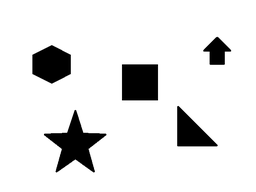
#> input picture t16 - t30/t-26/forms.png, 256 x 192 px, shrunk from 640 x 480 before the run, found by its file name
$ python t-26.py
#> lines starting #> are read from the running program, lines starting #| are printed output that depends on the picture; after the words box and inside, x2 and y2 are one past the last pixel; in counts of white or black regions, pixels touching at a corner belong together
import cv2 as cv
import numpy as np
import random


img = cv.imread("/home/andre/Área de Trabalho/training/codigos/t-26/forms.png", 0)
#> img is the input picture: shape (192, 256); min 0, max 255, mean 228
rows, cols = img.shape[:2]
#> rows = 192; cols = 256
imgGrow = np.zeros((rows, cols, 3), np.uint8)
imgSupport = np.zeros((rows, cols, 1), np.uint8)


objects = 0
r = 0
g = 0
b = 0
for row in range(rows):
    for col in range(cols):
        if img[row, col] == 0 and imgSupport[row, col] == 0:
            objects += 1
            imgSupport[row, col] = 255

            imgGrow[row, col, 2] = r
            imgGrow[row, col, 1] = g
            imgGrow[row, col, 0] = b

            if objects == 0:
                r -= random.randint(0, 256)
                g += random.randint(0, 256)
                b -= random.randint(0, 256)
            if objects%2 == 0:
                r += random.randint(0, 256)
                g -= random.randint(0, 256)
                b += random.randint(0, 256)
            if objects%2 != 0:
                r -= random.randint(0, 256)
                g -= random.randint(0, 256)
                b -= random.randint(0, 256)

            current = 1
            previous = 0

            while current != previous:
                current = previous
                print("I'm growing, patience please.......")
                for row1 in range(rows):
                    for col1 in range(cols):
                        if imgSupport[row1, col1] == 255:
                            for j in range(-1, 2):
                                for i in range(-1, 2):
                                    if img[row1 - j, col1 - i] < 127 and imgSupport[row1 - j, col1 - i] != 255:
                                        imgGrow[row1 - j, col1 - i, 2] = r
                                        imgGrow[row1 - j, col1 - i, 1] = g
                                        imgGrow[row1 - j, col1 - i, 0] = b
                                        imgSupport[row1 - j, col1 - i] = 255
                                        img[row1 - j, col1 - i] = 255
                                        previous += 1
                    cv.imshow("image-growing with random colors scale",imgGrow)
                    cv.imshow("objects", img)
                    cv.waitKey(30)
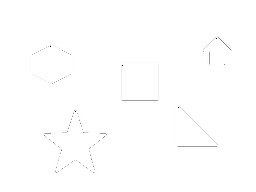
#> img: shape (192, 256); 10.55% of pixels changed, all inside (x1, y1, x2, y2) = (32, 37, 231, 172)
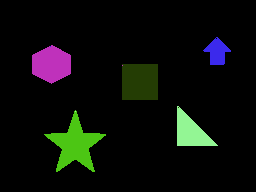
#> imgGrow: shape (192, 256, 3); mean of channels 0, 1, 2 9.6, 13.3, 10.7; drawn as B, G, R
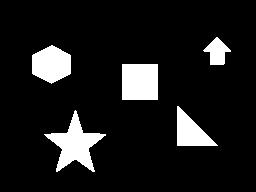
#> imgSupport: shape (192, 256, 1); 10.6% white; 5 white regions, box (x1, y1, x2, y2) and area: (44, 110, 106, 172) 1476, (122, 64, 158, 100) 1296, (32, 45, 71, 84) 1126, (177, 106, 218, 146) 860, (203, 37, 231, 65) 431
#> after the loop, b = 20; g = -826; objects = 5; r = -180
cv.imshow("Growed with random colors", imgGrow)
cv.imshow("Stated objects", imgSupport)
cv.imwrite("colored objects.jpg", imgGrow)
cv.waitKey(0)
